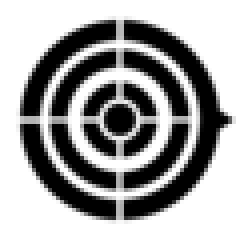
#> input picture jprb/TargetArrow_60px.png, 60 x 60 px (shown 4 times larger)
$ jupyter execute Untitled.ipynb
#> lines starting #> are read from the running program, lines starting #| are printed output that depends on the picture
[cell 1]
# pip3 install scipy

import numpy as np
import math
import random
import time
import matplotlib.pyplot as plt
import matplotlib.image as mpimg


import scipy.ndimage as ndimage


SCREEN_WIDTH = 500
SCREEN_HEIGHT = 500

class Mouse:

    def __init__(self, x=SCREEN_WIDTH*2/4, y=SCREEN_HEIGHT*2/4):
        self.x = x
        self.y = y
        self.a = 0
        self.cheese_a = 0.0
        self.cheese_d = float('inf')
        self.image = mpimg.imread('TargetArrow_60px.png')
        self.size = self.image.shape[0]

    def getAngDis(self, cheese):
        y = cheese.y-self.y
        x = cheese.x-self.x
        a = math.atan2(y,x)*180/math.pi-self.a
        if a > 180:
            a = a - 360
        elif a < -180:
            a = a + 360
        self.cheese_a = a
        self.cheese_d = math.sqrt(x**2+y**2)


class Cheese:
    def __init__(self, x=SCREEN_WIDTH*3/4, y=SCREEN_HEIGHT*3/4):
        self.x = x
        self.y = y
        self.a = 0
        self.image = mpimg.imread('Cheese_40px.png')
        self.size = self.image.shape[0]


def createBackground(width, height):
#> called with width = 500, height = 500
    bg = np.zeros((height, width,3))
    for r in range(bg.shape[0]):
        for c in range(bg.shape[1]):
            bg[r][c] = (220/255,220/255,220/255)

    return bg

def showStuff(element):
    imgRot = ndimage.rotate((element.image*255).astype('uint8'), element.a, reshape=False)
    plt.imshow(imgRot, extent=(element.x-element.size/2, element.x+element.size/2, element.y-element.size/2, element.y+element.size/2))

def showAngleAndDistance(mouse):
    s_a = "a = " + str(round(mouse.cheese_a,2)) + "(deg)"
    s_d = "d = " + str(round(mouse.cheese_d,2)) + "(px)"
    plt.text(10,10, s_a + "\n" + s_d)

def createRndMouseCheese():
    margin = 100
    mouse = Mouse(random.randrange(margin, SCREEN_WIDTH - margin),random.randrange(margin, SCREEN_HEIGHT - margin))
#> in __init__, self.image is the input picture: shape (60, 60, 4) float32; mean R, G, B, A 0, 0, 0, 0.364
    cheese = Cheese(random.randrange(margin, SCREEN_WIDTH - margin),random.randrange(margin, SCREEN_HEIGHT - margin))
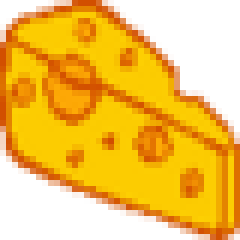
#> input picture jprb/Cheese_40px.png, 40 x 40 px (shown 6 times larger)
#> in __init__, self.image is the input picture: shape (40, 40, 4) float32; mean R, G, B, A 0.692, 0.458, 0.000282, 0.661
    mouse.a = random.randrange(0, 360)
    return mouse, cheese

if __name__ == "__main__":
    bg = createBackground(SCREEN_WIDTH, SCREEN_HEIGHT)

    while True:

        mouse, cheese = createRndMouseCheese()
        mouse.getAngDis(cheese)


        plt.imshow(bg)

        showStuff(mouse)
#> in showStuff, `imgRot = ndimage.rotate((element.image*255).astype('uint8'), element.a..`:
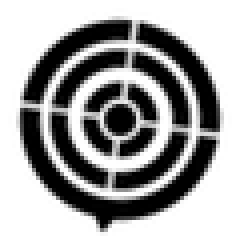
#> imgRot: shape (60, 60, 4) (shown 4 times larger); mean R, G, B, A 0, 0, 0, 92.5; transparent parts drawn white
        showStuff(cheese)

        showAngleAndDistance(mouse)


        plt.axis([0, SCREEN_WIDTH, 0, SCREEN_HEIGHT])
        plt.axis('off')
        plt.show()
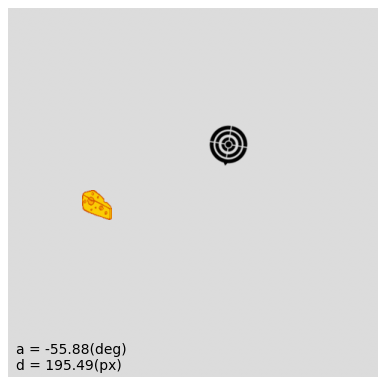
#> figure drawn by matplotlib, 1 panel
        time.sleep(1)
